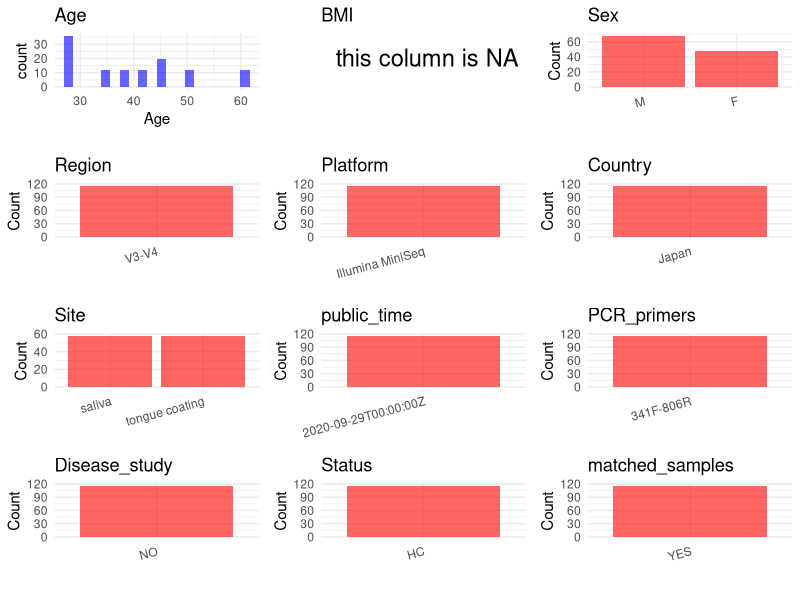

The R source for this figure: (Note: this script raises an error after producing the figure.)
## ---- chunk 1
# Load necessary libraries
library(dplyr)
library(ggplot2)
library(cowplot)

# Set working directory (update this path to your local directory)
setwd("E:/bioproject_YSD/PRJDB10589")

# Read the initial metadata files
initial_meta <- read.csv("SraRunTable.csv", header = T)

# Display the first few rows of the metadata
head(initial_meta)
## ---- chunk 2
# Create a uniform metadata dataframe
metadata <- data.frame(
  BioProject = initial_meta$BioProject,
  Run = initial_meta$Run,
  sample_name = initial_meta$host_subject_id,
  BMI = NA,  
  Region = "V3-V4",
  Platform = initial_meta$Instrument,
  Country = initial_meta$geo_loc_name_country,
  Site = initial_meta$env_medium,
  public_time = initial_meta$ReleaseDate,
  stringsAsFactors = FALSE
)

# Add the suffix coating to all tongue values in the site column
metadata <- metadata %>%
  mutate(Site = case_when(
      Site == "tongue" ~ paste(Site, "coating"),
      TRUE ~ Site))

# Set the corresponding Age value for each sample_name value
age_map <- c(
  "participant A" = 50, "participant B" = 45, "participant C" = 42, "participant D" = 35, "participant E" = 60, "participant F" = 28, "participant G" = 27, "participant O" = 27, "participant Q" = 39, "participant R" = 45
)
metadata$Age <- age_map[metadata$sample_name]

# Set the corresponding Sex value for each sample_name value
sex_map <- c(
  "participant A" = "F", "participant B" = "M", "participant C" = "M", "participant D" = "F", "participant E" = "F", "participant F" = "M", "participant G" = "M", "participant O" = "F", "participant Q" = "M", "participant R" = "M"
)
metadata$Sex <- sex_map[metadata$sample_name]
## ---- chunk 3
# Add information obtained from the publication
metadata$PCR_primers <- "341F-806R"
metadata$title <- "Inter-site and interpersonal diversity of salivary and tongue microbiomes and the effect of oral care tablets"
metadata$Disease_study <- "NO"
# Assign disease status based on sample_name patterns
metadata$Status <- "HC"

# Check initial data distribution
cat("Initial sample distribution:\n")
table(metadata$sample_name)
table(metadata$Site)

# Calculate sampling frequency per subject
sample_counts <- table(metadata$sample_name)
cat("\nNumber of samples per subject:\n")
print(sample_counts)

# Create matched_samples column
metadata$matched_samples <- ifelse(metadata$sample_name %in% names(sample_counts[sample_counts >= 2]), "YES", "NO")

cat("\nMatched samples distribution:\n")
table(metadata$matched_samples)

# Identify samples for removal: single samples excluding saliva and tongue coating
single_samples <- names(sample_counts[sample_counts == 1])
samples_to_remove <- metadata$sample_name %in% single_samples & 
                     !(metadata$Site %in% c("saliva", "tongue coating"))

cat("\nNumber of samples to be removed:", sum(samples_to_remove), "\n")

# Remove identified samples
metadata_clean <- metadata[!samples_to_remove, ]

cat("\nFinal sample distribution after cleaning:\n")
table(metadata_clean$sample_name)
table(metadata_clean$Site)
table(metadata_clean$matched_samples)

# Use cleaned dataset for subsequent analysis
metadata <- metadata_clean
## ---- chunk 4
# Check the number of unique runs and sample names
print(paste("Number of unique runs:", length(unique(metadata$Run))))
print(paste("Number of unique sample names:", length(unique(metadata$sample_name))))
## ---- chunk 5
# Select columns for visualization
plot_data <- metadata %>%
  select(-BioProject, -Run, -sample_name, -title)

# Function to create simple plots for each column
create_simple_plots <- function(data) {
  plots <- list()
  
  for (col in colnames(data)) {
    # Check if the column is all NA
    if (all(is.na(data[[col]]))) {
      # Create an empty plot with text indicating all NA
      p <- ggplot() +
        annotate("text", x = 0.5, y = 0.5, label = "this column is NA", size = 6) +
        labs(title = col) +
        theme_void()
    } else if (is.numeric(data[[col]])) {
      # Numeric variable: histogram
      p <- ggplot(data, aes(x = .data[[col]])) +
        geom_histogram(fill = "blue", alpha = 0.6, bins = 20, na.rm = TRUE) +
        labs(title = col) +
        theme_minimal()
    } else {
      # Categorical variable: bar plot (remove NA values)
      count_data <- as.data.frame(table(data[[col]], useNA = "ifany"))
      p <- ggplot(count_data, aes(x = reorder(Var1, -Freq), y = Freq)) +
        geom_col(fill = "red", alpha = 0.6) +
        labs(title = col, x = NULL, y = "Count") +
        theme_minimal() +
        theme(axis.text.x = element_text(angle = 15, hjust = 1))
    }
    plots[[col]] <- p
  }
  
  return(plots)
}

# Generate and arrange plots
plots <- create_simple_plots(plot_data)
p<-plot_grid(plots$Age, 
          plots$BMI, 
          plots$Sex, 
          plots$Region, 
          plots$Platform, 
          plots$Country, 
          plots$Site,
          plots$public_time, 
          plots$PCR_primers,
          plots$Disease_study,
          plots$Status,
          plots$matched_samples,# add 
          ncol = 3, align = "hv", axis = "lb")
ggsave("Metadata_Summary.png", plot = p, width = 8, height = 6, dpi = 150)
## ---- chunk 6
knitr::include_graphics("Metadata_Summary.png")
## ---- chunk 7
# Reorder columns to match the desired format
metadata <- metadata[, c(
  "BioProject", "Run", "sample_name", "Age", "BMI", "Sex", 
  "Region", "Platform", "Country", "Site", "public_time", 
  "PCR_primers", "title", "Disease_study", "Status", "matched_samples"
)]

# Export the uniform metadata to a CSV file
write.csv(metadata, file = "metadata.csv", quote = FALSE)
head(metadata)
